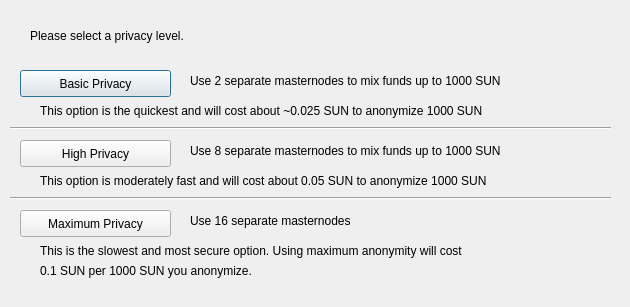
<?xml version="1.0" encoding="UTF-8"?>
<ui version="4.0">
 <class>DarksendConfig</class>
 <widget class="QDialog" name="DarksendConfig">
  <property name="geometry">
   <rect>
    <x>0</x>
    <y>0</y>
    <width>630</width>
    <height>307</height>
   </rect>
  </property>
  <property name="windowTitle">
   <string>Configure PrivateSend</string>
  </property>
  <widget class="QPushButton" name="buttonBasic">
   <property name="geometry">
    <rect>
     <x>20</x>
     <y>70</y>
     <width>151</width>
     <height>27</height>
    </rect>
   </property>
   <property name="text">
    <string>Basic Privacy</string>
   </property>
  </widget>
  <widget class="QPushButton" name="buttonHigh">
   <property name="geometry">
    <rect>
     <x>20</x>
     <y>140</y>
     <width>151</width>
     <height>27</height>
    </rect>
   </property>
   <property name="text">
    <string>High Privacy</string>
   </property>
  </widget>
  <widget class="QPushButton" name="buttonMax">
   <property name="geometry">
    <rect>
     <x>20</x>
     <y>210</y>
     <width>151</width>
     <height>27</height>
    </rect>
   </property>
   <property name="text">
    <string>Maximum Privacy</string>
   </property>
  </widget>
  <widget class="QLabel" name="label">
   <property name="geometry">
    <rect>
     <x>30</x>
     <y>20</y>
     <width>571</width>
     <height>31</height>
    </rect>
   </property>
   <property name="text">
    <string>Please select a privacy level.</string>
   </property>
  </widget>
  <widget class="QLabel" name="label_2">
   <property name="geometry">
    <rect>
     <x>190</x>
     <y>70</y>
     <width>421</width>
     <height>21</height>
    </rect>
   </property>
   <property name="text">
    <string>Use 2 separate masternodes to mix funds up to 1000 SUN</string>
   </property>
  </widget>
  <widget class="QLabel" name="label_3">
   <property name="geometry">
    <rect>
     <x>190</x>
     <y>140</y>
     <width>411</width>
     <height>21</height>
    </rect>
   </property>
   <property name="text">
    <string>Use 8 separate masternodes to mix funds up to 1000 SUN</string>
   </property>
  </widget>
  <widget class="QLabel" name="label_4">
   <property name="geometry">
    <rect>
     <x>190</x>
     <y>210</y>
     <width>421</width>
     <height>21</height>
    </rect>
   </property>
   <property name="text">
    <string>Use 16 separate masternodes</string>
   </property>
  </widget>
  <widget class="QLabel" name="label_6">
   <property name="geometry">
    <rect>
     <x>40</x>
     <y>100</y>
     <width>561</width>
     <height>21</height>
    </rect>
   </property>
   <property name="text">
    <string>This option is the quickest and will cost about ~0.025 SUN to anonymize 1000 SUN</string>
   </property>
  </widget>
  <widget class="QLabel" name="label_7">
   <property name="geometry">
    <rect>
     <x>40</x>
     <y>170</y>
     <width>561</width>
     <height>21</height>
    </rect>
   </property>
   <property name="text">
    <string>This option is moderately fast and will cost about 0.05 SUN to anonymize 1000 SUN</string>
   </property>
  </widget>
  <widget class="QLabel" name="label_8">
   <property name="geometry">
    <rect>
     <x>40</x>
     <y>240</y>
     <width>561</width>
     <height>21</height>
    </rect>
   </property>
   <property name="text">
    <string>This is the slowest and most secure option. Using maximum anonymity will cost</string>
   </property>
  </widget>
  <widget class="QLabel" name="label_9">
   <property name="geometry">
    <rect>
     <x>40</x>
     <y>260</y>
     <width>561</width>
     <height>21</height>
    </rect>
   </property>
   <property name="text">
    <string>0.1 SUN per 1000 SUN you anonymize.</string>
   </property>
  </widget>
  <widget class="Line" name="line">
   <property name="geometry">
    <rect>
     <x>10</x>
     <y>120</y>
     <width>601</width>
     <height>16</height>
    </rect>
   </property>
   <property name="orientation">
    <enum>Qt::Horizontal</enum>
   </property>
  </widget>
  <widget class="Line" name="line_2">
   <property name="geometry">
    <rect>
     <x>10</x>
     <y>190</y>
     <width>601</width>
     <height>16</height>
    </rect>
   </property>
   <property name="orientation">
    <enum>Qt::Horizontal</enum>
   </property>
  </widget>
 </widget>
 <resources/>
 <connections/>
</ui>
